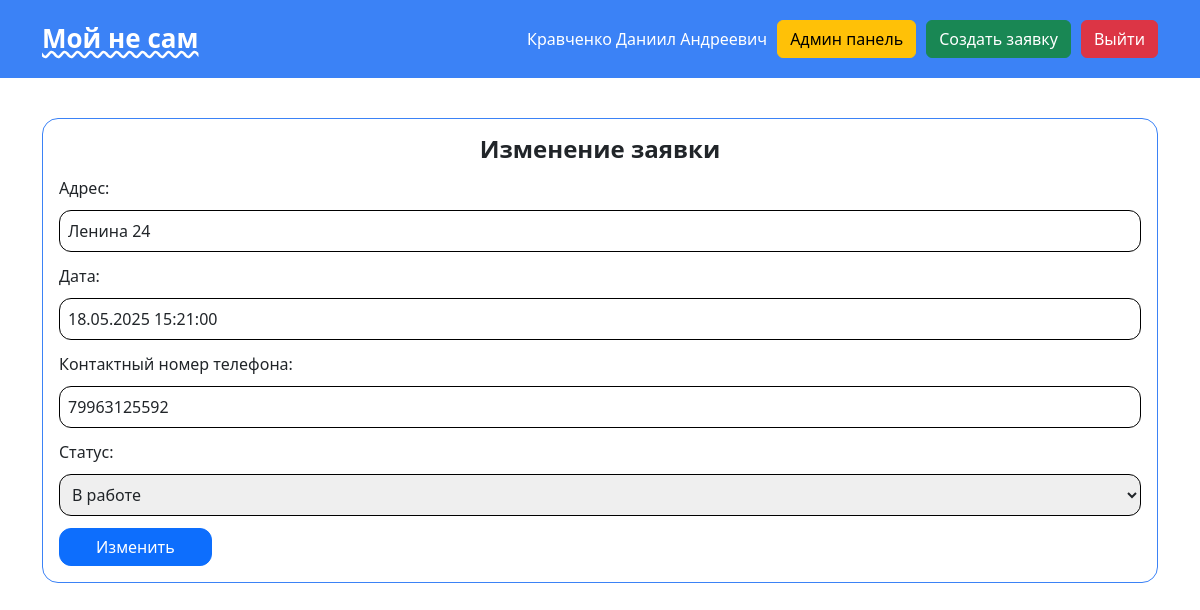
Page /site-admin/edit/1 (signed in) on the committed database.
### demo2app/models.py (models this page shows, shortened)
class Profile(models.Model):
    user = models.OneToOneField(User, on_delete=models.CASCADE, verbose_name='Юзер', related_name='profile')
    patronymic = models.CharField('Отчество', max_length=100)
    phone = models.CharField('Номер телефона', max_length=100)
    def __str__(self):
        return f"{self.user.last_name} {self.user.first_name} {self.patronymic}"

class Request(models.Model):
    user = models.ForeignKey(User, on_delete=models.CASCADE, verbose_name='Юзер')
    address = models.CharField('Адрес', max_length=100)
    date = models.DateTimeField('Дата', max_length=100)
    phone = models.CharField('Контактный номер телефона', max_length=100)
    type = models.ForeignKey(RequestType, verbose_name='Тип услуги', on_delete=models.CASCADE)
    payment_type = models.ForeignKey(PaymentType, verbose_name='Тип оплаты', on_delete=models.CASCADE)
    status = models.ForeignKey(RequestStatus, verbose_name='Статус', on_delete=models.CASCADE, default=1)
    is_other = models.BooleanField('Другая услуга')
    description = models.CharField('Описание услуги', blank=True, null=True)
    reject_message = models.CharField('Причина отмены', default='', blank=True, null=True)

### demo2app/views.py (the view, shortened to what this page needs)
# urls.py: path('site-admin/edit/<int:pk>', EditRequestView.as_view(), name='edit-request')
class EditRequestView(PermissionRequiredMixin, UpdateView):
    model = Request
    permission_required = 'is_stuff'
    template_name = 'site-admin/edit.html'
    success_url = '/site-admin'
    fields = ['address',
              'date',
              'phone',
              'status',
              'reject_message']

### demo2app/models.py (called while the page is built)
    def __str__(self):
        return self.name

### templates/site-admin/edit.html (shortened to what this page needs)
{% extends 'base.html' %}
{% block content %}
    <form method="POST" class="form">
        <h2>Изменение заявки</h2>
        {{ form.as_p }}
        <button class="btn btn-primary" type="submit">Изменить</button>
    </form>
{% endblock %}

### templates/base.html (shortened to what this page needs)
{% load static %}
<!doctype html>
<html lang="ru">
<head>
    <link rel="stylesheet" href="{% static 'bootstrap.min.css' %}">
</head>
<body>
<header>
    <div class="container">
        <h1>
            <a href="{% url 'home' %}">Мой не сам</a>
        </h1>
        <nav>
            <ul>
                {% if user.is_authenticated %}
                    <li>
                        {{ user.profile }}
                    </li>
                    {% if user.is_staff %}
                        <li>
                            <a class=" btn btn-warning" href="{% url 'admin-index' %}">Админ панель</a>
                        </li>
                    {% endif %}
                    <li>
                        <a class=" btn btn-success" href="{% url 'create-request' %}">Создать заявку</a>
                    </li>
                    <li>
                        <form action="{% url 'logout' %}" method="POST">
                            <button class="btn btn-danger" type="submit">Выйти</button>
                        </form>
                    </li>
                {% endif %}
            </ul>
        </nav>
    </div>
</header>
<main class="container">
    {% block content %}
    {% endblock %}
</main>
<script src="{% static 'tailwind.min.js' %}"></script>
</body>
</html>

### rows in the picture
Request: address "Ленина 24", date "18.05.2025 15:21:00", phone "79963125592", status "В работе"

### other values in the picture
{{ user.profile }} "Кравченко Даниил Андреевич"
